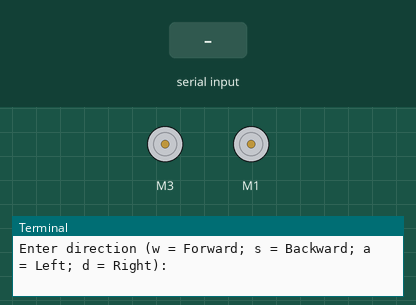
Simulated run of this program. Board: Raspberry Pi (BCM pin numbers). Parts: 2 × DC motor (green arrow = forward, orange = backward, longer = faster), the last lines printed to the terminal. The test bench sets the inputs (shaded band).

Above: at 1.2 s.
1.3 s: "w" typed at the terminal
At 2.07 s:
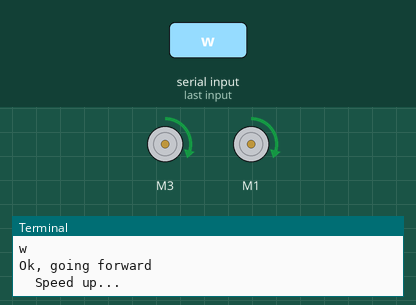
7.3 s: "s" typed at the terminal
At 12.24 s:
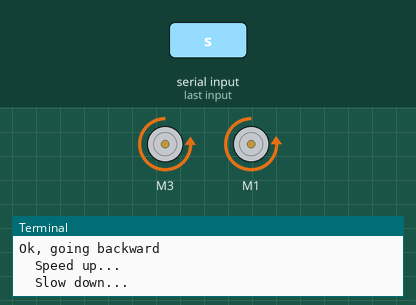
13.3 s: "a" typed at the terminal
At 13.45 s:
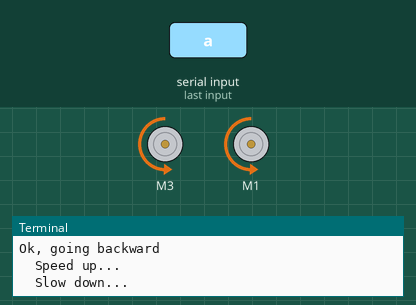
Timing chart, 0 to 24.1 s (numbered marks = the images above; inputs shaded):
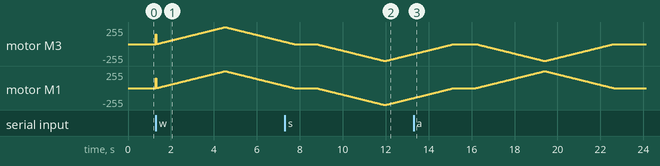

Measured:
- by itself, motor M1: rises from backward 150/255 to forward 254/255 in 6.1 s, then falls to stopped in 3.2 s

The program:

DCRemote.py
```python
#!/usr/bin/python
from Adafruit_MotorHAT import Adafruit_MotorHAT, Adafruit_DCMotor

import time
import atexit

# create a default object, no changes to I2C address or frequency
mh = Adafruit_MotorHAT(addr=0x60)
direction = ""

# recommended for auto-disabling motors on shutdown!
def turnOffMotors():
	mh.getMotor(1).run(Adafruit_MotorHAT.RELEASE)
	mh.getMotor(2).run(Adafruit_MotorHAT.RELEASE)
	mh.getMotor(3).run(Adafruit_MotorHAT.RELEASE)
	mh.getMotor(4).run(Adafruit_MotorHAT.RELEASE)

atexit.register(turnOffMotors)

################################# DC motor test!
myMotorL = mh.getMotor(3)
myMotorR = mh.getMotor(1)

# set the speed to start, from 0 (off) to 255 (max speed)
myMotorL.setSpeed(150)
myMotorL.run(Adafruit_MotorHAT.FORWARD);
myMotorR.setSpeed(150)
myMotorR.run(Adafruit_MotorHAT.FORWARD);
# turn on motor
myMotorL.run(Adafruit_MotorHAT.RELEASE);
myMotorR.run(Adafruit_MotorHAT.RELEASE);

while (direction != 'q'):
        direction = raw_input("Enter direction (w = Forward; s = Backward; a = Left; d = Right): ")

        # Move Forward
        if (direction == "w"):
                print("Ok, going forward")
                myMotorL.run(Adafruit_MotorHAT.FORWARD)
                myMotorR.run(Adafruit_MotorHAT.FORWARD)
                print "\tSpeed up..."
		for i in range(255):
			myMotorL.setSpeed(i)
			myMotorR.setSpeed(i)
			time.sleep(0.01)

		print "\tSlow down..."
		for i in reversed(range(255)):
			myMotorL.setSpeed(i)
			myMotorR.setSpeed(i)
			time.sleep(0.01)

	# Move Backward
        elif (direction == "s"):
                print("Ok, going backward")
		myMotorL.run(Adafruit_MotorHAT.BACKWARD)
		myMotorR.run(Adafruit_MotorHAT.BACKWARD)
		print "\tSpeed up..."
		for i in range(255):
			myMotorL.setSpeed(i)
			myMotorR.setSpeed(i)
			time.sleep(0.01)

		print "\tSlow down..."
		for i in reversed(range(255)):
			myMotorL.setSpeed(i)
			myMotorR.setSpeed(i)
			time.sleep(0.01)

	# Move Left
        elif (direction == "a"):
                print("Ok, going left")
                myMotorL.run(Adafruit_MotorHAT.BACKWARD)
		myMotorR.run(Adafruit_MotorHAT.FORWARD)
		print "\tSpeed up..."
		for i in range(255):
			myMotorL.setSpeed(i)
			myMotorR.setSpeed(i)
			time.sleep(0.01)

		print "\tSlow down..."
		for i in reversed(range(255)):
			myMotorL.setSpeed(i)
			myMotorR.setSpeed(i)
			time.sleep(0.01)

        # Move Right
        elif (direction == "d"):
                print("Ok, going right")
                myMotorL.run(Adafruit_MotorHAT.FORWARD)
		myMotorR.run(Adafruit_MotorHAT.BACKWARD)
                print "\tSpeed up..."
		for i in range(255):
			myMotorL.setSpeed(i)
			myMotorR.setSpeed(i)
			time.sleep(0.01)

		print "\tSlow down..."
		for i in reversed(range(255)):
			myMotorL.setSpeed(i)
			myMotorR.setSpeed(i)
			time.sleep(0.01)

        # Catch typos
        else:
                print("Direction not recognised.")

        # Turn off motors
        print "Release"
	myMotorL.run(Adafruit_MotorHAT.RELEASE)
	myMotorR.run(Adafruit_MotorHAT.RELEASE)
	time.sleep(1.0)
```
